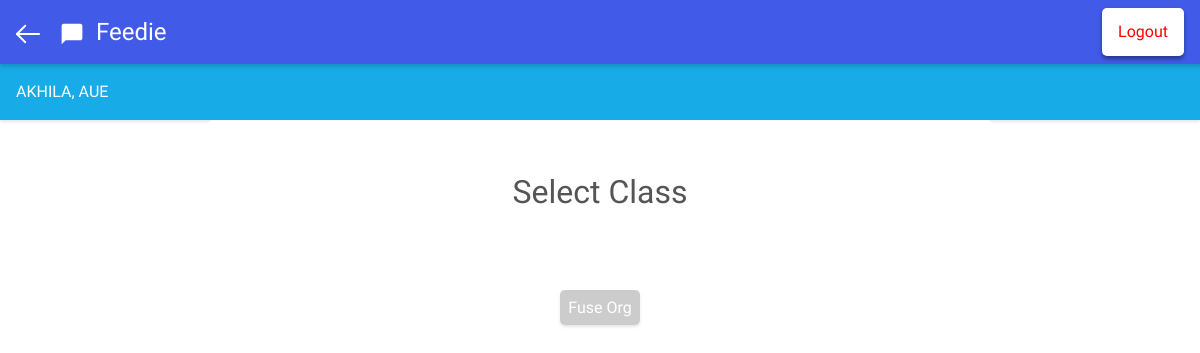
The app's page /adminportal/hodslogin/dashboard/teachersmenu/index.php?te_username=AKHILA (signed in), older data.
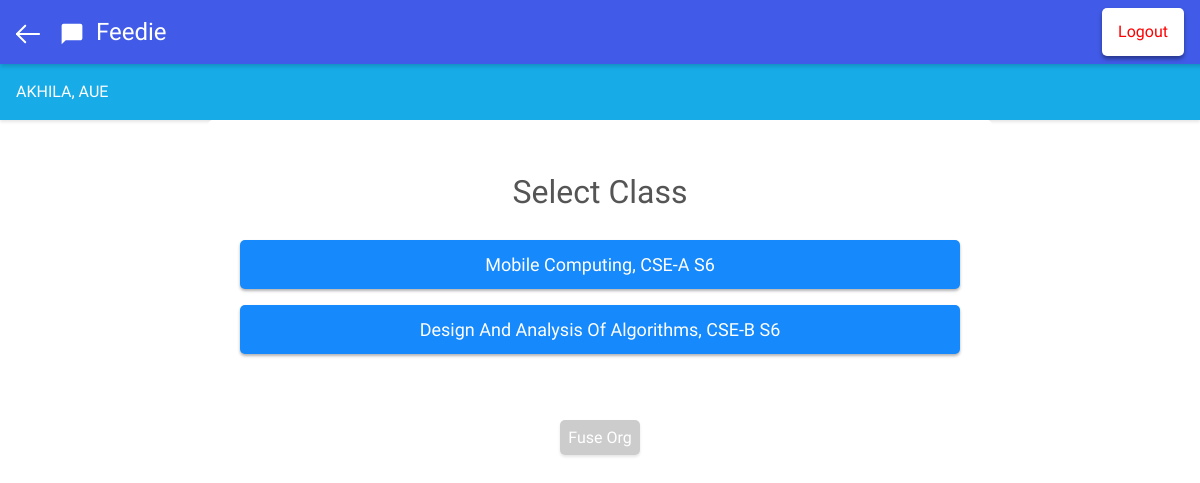
The same page, newer data.
### tables this page shows
CREATE TABLE `teachersinfo` (
  `info_no` int(6) NOT NULL,
  `te_username` varchar(50) NOT NULL,
  `class` varchar(8) NOT NULL,
  `sub_name` varchar(50) NOT NULL,
  `sub_code` varchar(7) NOT NULL,
  `class_dept` varchar(5) NOT NULL,
  `overall` int(3) DEFAULT NULL,
  `class_strength` int(3) NOT NULL,
  `feed_applied` int(3) NOT NULL DEFAULT '0'
);

### adminportal/hodslogin/dashboard/teachersmenu/index.php (the view, shortened to what this page needs)
<html>
 <head>
  <link rel="stylesheet" type="text/css" href="../../../../css.css">
 </head>
 <body>
  <div class="header">
		<div><a href="../"><img src="../../../../images/back.svg" class="home"></a></div>
		<img src="../../../../images/logo.svg" class="logo"/>
		<div class="title">Feedie</div>
    <a href="../../../?logout=1"><div class="logout">Logout</div></a>
  </div>
    <div class="details">
      <?php
       $te_username = $_GET["te_username"];
  	   echo $_SESSION["te_username"];
       echo ", ";
       echo $_SESSION["dept"];
  	  ?>
    </div>
  <div class="page">
	<div class="container">
   <div class="heading">Select class</div>
	<?php
        include('../../../../db_config.php');
        $sql = "SELECT sub_name, sub_code, class FROM teachersinfo WHERE te_username = '".$te_username."'";
        $result = $conn->query($sql);
        if($result->num_rows > 0) {
          while($row = $result->fetch_assoc()){
      ?>
      <button onclick="location.href='scorecard/?class=<?php echo $row["class"]; ?>&sub_name=<?php echo $row["sub_name"] ?>&sub_code=<?php echo $row["sub_code"] ?>'" class="button">
      <?php
        echo $row["sub_name"].", ".$row["class"];
      ?>
      </button>
    <?php
      }
     }
    ?>
	 </div>
	 </div>
  <footer><a href="https://fuse-org.firebaseapp.com" class="link" target="_blank">Fuse Org</a></footer>
</body>
</html>

Row changes from the older to the newer data that the page shows:
added teachersinfo: sub_name "Mobile Computing", class "CSE-A S6"
added teachersinfo: sub_name "Design And Analysis Of Algorithms", class "CSE-B S6"
